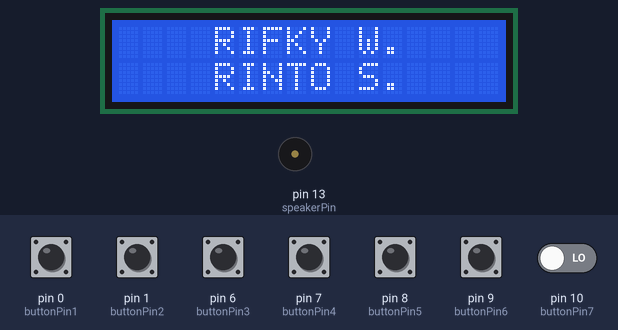
A sketch run on a simulated Arduino Uno, built with avr-gcc and run on an emulated ATmega328P. Shown: 16×2 character LCD, buzzer (waves = sounding). Inputs (shaded band) come from the test bench; at power-on: pin 0 (buttonPin1), pin 1 (buttonPin2), pin 6 (buttonPin3), pin 7 (buttonPin4), pin 8 (buttonPin5), pin 9 (buttonPin6), pin 10 (buttonPin7) LOW.

Above: at 8.1 s.
12.3 s: pin 0 (buttonPin1) pulled HIGH for 1 s
At 14.4 s:
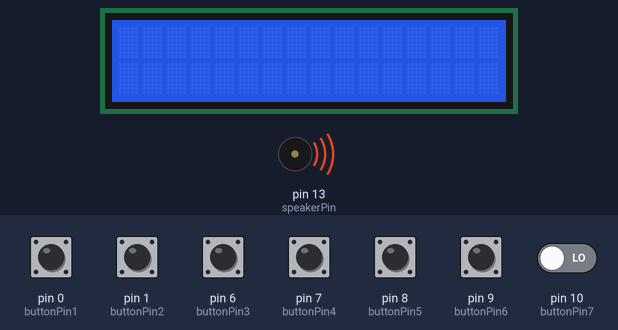
14.8 s: pin 1 (buttonPin2) pulled HIGH for 0.15 s
At 14.88 s:
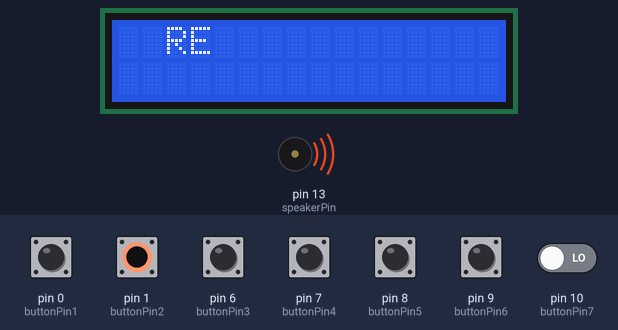
16.4 s: pin 6 (buttonPin3) pulled HIGH for 0.15 s
At 16.48 s:
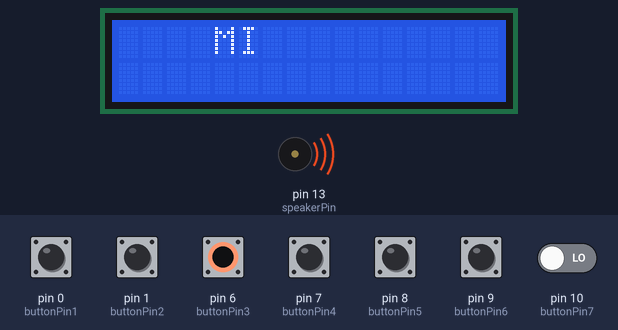
18.0 s: pin 7 (buttonPin4) pulled HIGH for 0.15 s
At 18.08 s:
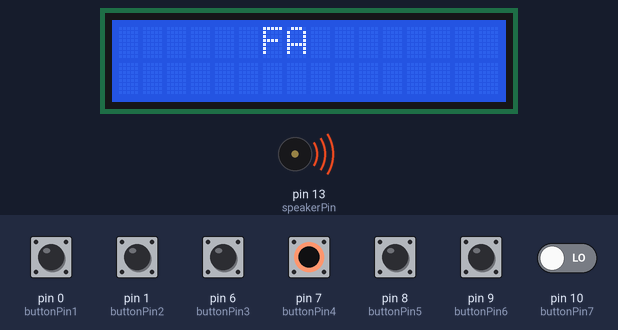
19.6 s: pin 8 (buttonPin5) pulled HIGH for 0.15 s
At 19.68 s:
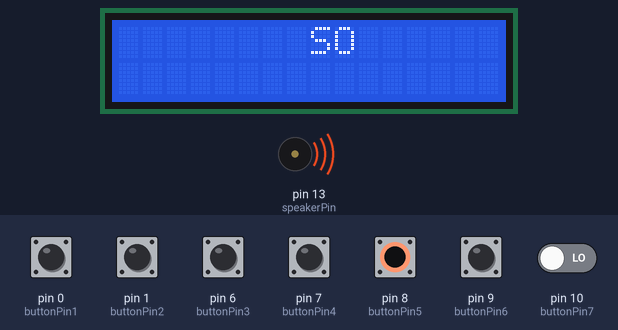
21.2 s: pin 9 (buttonPin6) pulled HIGH for 0.15 s
At 21.28 s:
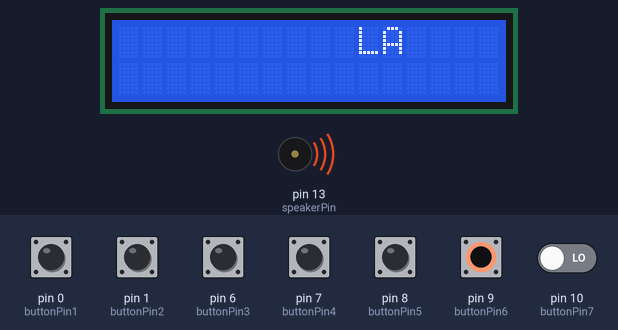
Timing chart, 0 to 23.8 s (numbered marks = the images above; inputs shaded):
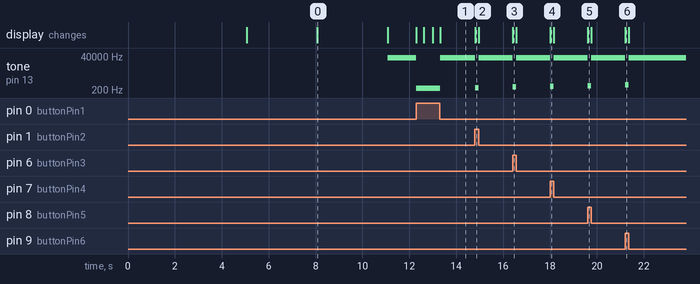

The sketch:

SmartPiano.ino
```cpp
#include <LiquidCrystal.h>

LiquidCrystal lcd(12, 11, 5, 4, 3, 2);

const int buttonPin1 = 0;
const int buttonPin2 = 1;
const int buttonPin3 = 6;
const int buttonPin4 = 7;
const int buttonPin5 = 8;
const int buttonPin6 = 9;
const int buttonPin7 = 10;
const int speakerPin = 13;

int buttonState1 = 0;
int buttonState2 = 0;
int buttonState3 = 0;
int buttonState4 = 0;
int buttonState5 = 0;
int buttonState6 = 0;
int buttonState7 = 0;

void setup() {
  pinMode(0, INPUT);
  pinMode(1, INPUT);
  pinMode(6, INPUT);
  pinMode(7, INPUT);
  pinMode(8, INPUT);
  pinMode(9, INPUT);
  pinMode(10, INPUT);
  pinMode(13, OUTPUT);
  lcd.begin(16,2);
  lcd.setCursor(3,0);
  lcd.print("Kelompok 3");
  delay(5000);
  lcd.clear();
  lcd.setCursor(1,0);
  lcd.print("   A. FARHAN");
  lcd.setCursor(4,2);
  lcd.print("A. GALIH");
  delay(3000);
  lcd.clear();
  lcd.setCursor(1,0);
  lcd.print("   RIFKY W.");
  lcd.setCursor(4,2);
  lcd.print("RINTO S.");
  delay(3000);
  lcd.clear();
}

void loop() {

  buttonState1 = digitalRead(0);
  buttonState2 = digitalRead(1);
  buttonState3 = digitalRead(6);
  buttonState4 = digitalRead(7);
  buttonState5 = digitalRead(8);
  buttonState6 = digitalRead(9);
  buttonState7 = digitalRead(10);

  lcd.noDisplay();
  if (buttonState1 == HIGH)
  {
    lcd.display();
    lcd.setCursor(0,0);
    lcd.print("DO");
    tone(13, 262);
    delay(50);
  }

  lcd.noDisplay();
  if (buttonState2 == HIGH)
  {
    lcd.display();
    lcd.setCursor(0,0);
    lcd.print("  RE");
    tone(13, 294);
    delay(50);
  }

  lcd.noDisplay();
  if (buttonState3 == HIGH)
  {
    lcd.display();
    lcd.setCursor(0,0);
    lcd.print("    MI");
    tone(13, 330);
    delay(50);
  }

  lcd.noDisplay();
  if (buttonState4 == HIGH)
  {
    lcd.display();
    lcd.setCursor(0,0);
    lcd.print("      FA");
    tone(13, 349);
    delay(50);
  }

  lcd.noDisplay();
  if (buttonState5 == HIGH)
  {
    lcd.display();
    lcd.setCursor(0,0);
    lcd.print("        SO");
    tone(13, 395);
    delay(50);
  }

  lcd.noDisplay();
  if (buttonState6 == HIGH)
  {
    lcd.display();
    lcd.setCursor(0,0);
    lcd.print("          LA");
    tone(13, 440);
    delay(50);
  }

  lcd.noDisplay();
  if (buttonState7 == HIGH)
  {
    lcd.display();
    lcd.setCursor(0,0);
    lcd.print("            SI");
    tone(13, 494);
    delay(50);
  }

  else
  {
    lcd.clear();
    tone(13, -100000);
  }
}
```

Measured:
- after the input at 12.3 s, tone on pin 13 (speakerPin): 31072 Hz → 262 Hz at once, → 31072 Hz 1.0 s later; the display: first changes at once (image 1 shows a later state)
- after the input at 14.8 s, tone on pin 13 (speakerPin): 31072 Hz → 294 Hz at once, → 31072 Hz 0.16 s later; the display: changes at once (image 2)
- after the input at 16.4 s, tone on pin 13 (speakerPin): 31072 Hz → 330 Hz at once, → 31072 Hz 0.16 s later; the display: changes at once (image 3)
- after the input at 18.0 s, tone on pin 13 (speakerPin): 31072 Hz → 349 Hz at once, → 31072 Hz 0.16 s later; the display: changes at once (image 4)
- after the input at 19.6 s, tone on pin 13 (speakerPin): 31072 Hz → 395 Hz at once, → 31072 Hz 0.16 s later; the display: changes at once (image 5)
- after the input at 21.2 s, tone on pin 13 (speakerPin): 31072 Hz → 440 Hz at once, → 31072 Hz 0.16 s later; the display: changes at once (image 6)
- what the display in image 0 shows lasts 3.0 s, from 8.1 s to 11.1 s
